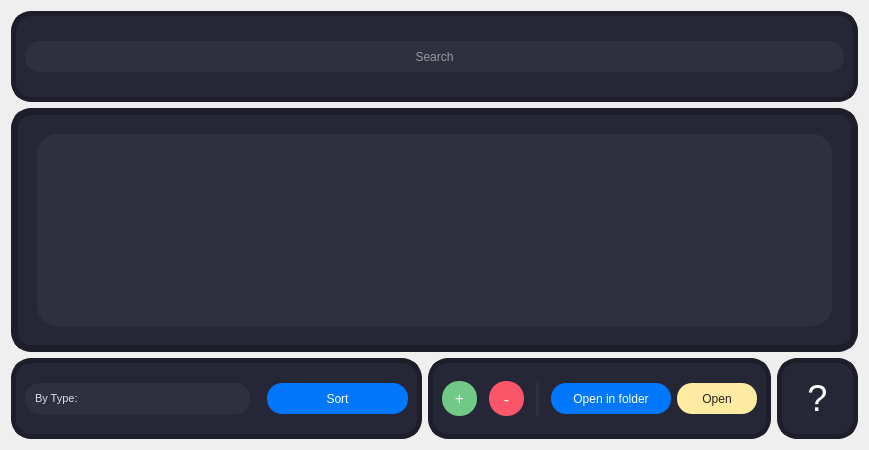
            <widget class="QWidget" name="page_2">
             <layout class="QGridLayout" name="gridLayout_9">
              <item row="0" column="0" colspan="3">
               <widget class="QFrame" name="frame_4">
                <property name="sizePolicy">
                 <sizepolicy hsizetype="Expanding" vsizetype="Fixed">
                  <horstretch>0</horstretch>
                  <verstretch>0</verstretch>
                 </sizepolicy>
                </property>
                <property name="minimumSize">
                 <size>
                  <width>841</width>
                  <height>91</height>
                 </size>
                </property>
                <property name="maximumSize">
                 <size>
                  <width>16777215</width>
                  <height>91</height>
                 </size>
                </property>
                <property name="styleSheet">
                 <string notr="true">background-color: rgb(37, 39, 54);
border-radius: 20px;
border: 5px solid  rgb(30, 29, 42);</string>
                </property>
                <property name="frameShape">
                 <enum>QFrame::StyledPanel</enum>
                </property>
                <property name="frameShadow">
                 <enum>QFrame::Raised</enum>
                </property>
                <layout class="QGridLayout" name="gridLayout_7">
                 <item row="2" column="0">
                  <spacer name="verticalSpacer_12">
                   <property name="orientation">
                    <enum>Qt::Vertical</enum>
                   </property>
                   <property name="sizeHint" stdset="0">
                    <size>
                     <width>20</width>
                     <height>7</height>
                    </size>
                   </property>
                  </spacer>
                 </item>
                 <item row="1" column="0">
                  <widget class="QLineEdit" name="fm_search_box">
                   <property name="minimumSize">
                    <size>
                     <width>801</width>
                     <height>31</height>
                    </size>
                   </property>
                   <property name="styleSheet">
                    <string notr="true">background-color: rgb(46, 48, 62);
color: rgb(255, 255, 255);
border-radius: 15px;
border: none;</string>
                   </property>
                   <property name="alignment">
                    <set>Qt::AlignCenter</set>
                   </property>
                   <property name="placeholderText">
                    <string>Search</string>
                   </property>
                  </widget>
                 </item>
                 <item row="0" column="0">
                  <spacer name="verticalSpacer_11">
                   <property name="orientation">
                    <enum>Qt::Vertical</enum>
                   </property>
                   <property name="sizeHint" stdset="0">
                    <size>
                     <width>20</width>
                     <height>7</height>
                    </size>
                   </property>
                  </spacer>
                 </item>
                </layout>
               </widget>
              </item>
              <item row="1" column="0" colspan="3">
               <widget class="QFrame" name="frame_8">
                <property name="sizePolicy">
                 <sizepolicy hsizetype="Expanding" vsizetype="Expanding">
                  <horstretch>0</horstretch>
                  <verstretch>0</verstretch>
                 </sizepolicy>
                </property>
                <property name="styleSheet">
                 <string notr="true">background-color: rgb(37, 39, 54);
border-radius: 20px;
border: 7px solid  rgb(30, 29, 42);</string>
                </property>
                <property name="frameShape">
                 <enum>QFrame::StyledPanel</enum>
                </property>
                <property name="frameShadow">
                 <enum>QFrame::Raised</enum>
                </property>
                <layout class="QGridLayout" name="gridLayout_3">
                 <item row="0" column="2">
                  <spacer name="verticalSpacer">
                   <property name="orientation">
                    <enum>Qt::Vertical</enum>
                   </property>
                   <property name="sizeType">
                    <enum>QSizePolicy::Fixed</enum>
                   </property>
                   <property name="sizeHint" stdset="0">
                    <size>
                     <width>20</width>
                     <height>10</height>
                    </size>
                   </property>
                  </spacer>
                 </item>
                 <item row="1" column="0">
                  <spacer name="horizontalSpacer">
                   <property name="orientation">
                    <enum>Qt::Horizontal</enum>
                   </property>
                   <property name="sizeType">
                    <enum>QSizePolicy::Fixed</enum>
                   </property>
                   <property name="sizeHint" stdset="0">
                    <size>
                     <width>10</width>
                     <height>20</height>
                    </size>
                   </property>
                  </spacer>
                 </item>
                 <item row="2" column="3">
                  <spacer name="horizontalSpacer_2">
                   <property name="orientation">
                    <enum>Qt::Horizontal</enum>
                   </property>
                   <property name="sizeType">
                    <enum>QSizePolicy::Fixed</enum>
                   </property>
                   <property name="sizeHint" stdset="0">
                    <size>
                     <width>10</width>
                     <height>10</height>
                    </size>
                   </property>
                  </spacer>
                 </item>
                 <item row="3" column="1">
                  <spacer name="verticalSpacer_2">
                   <property name="orientation">
                    <enum>Qt::Vertical</enum>
                   </property>
                   <property name="sizeType">
                    <enum>QSizePolicy::Fixed</enum>
                   </property>
                   <property name="sizeHint" stdset="0">
                    <size>
                     <width>10</width>
                     <height>10</height>
                    </size>
                   </property>
                  </spacer>
                 </item>
                 <item row="1" column="1" rowspan="2" colspan="2">
                  <widget class="QListWidget" name="fm_listwidget">
                   <property name="styleSheet">
                    <string notr="true">QListWidget {
    background-color: rgb(46, 48, 62);
	font: 10pt &quot;Arial&quot;;
    border: none;
    color: white; /* Make the text white */
}
QListWidget::item:selected {
    background-color: rgb(70, 73, 92); /* Slight highlight on selection */
    color: white;
}
QListWidget::item:hover {
    background-color: rgb(60, 63, 82);
}</string>
                   </property>
                  </widget>
                 </item>
                </layout>
               </widget>
              </item>
              <item row="2" column="0">
               <widget class="QFrame" name="frame_5">
                <property name="sizePolicy">
                 <sizepolicy hsizetype="Preferred" vsizetype="Fixed">
                  <horstretch>0</horstretch>
                  <verstretch>0</verstretch>
                 </sizepolicy>
                </property>
                <property name="minimumSize">
                 <size>
                  <width>411</width>
                  <height>81</height>
                 </size>
                </property>
                <property name="styleSheet">
                 <string notr="true">background-color: rgb(37, 39, 54);
border-radius: 20px;
border: 5px solid  rgb(30, 29, 42);</string>
                </property>
                <property name="frameShape">
                 <enum>QFrame::StyledPanel</enum>
                </property>
                <property name="frameShadow">
                 <enum>QFrame::Raised</enum>
                </property>
                <layout class="QGridLayout" name="gridLayout_4">
                 <item row="0" column="0">
                  <widget class="QComboBox" name="fm_sort_box">
                   <property name="sizePolicy">
                    <sizepolicy hsizetype="Expanding" vsizetype="Fixed">
                     <horstretch>0</horstretch>
                     <verstretch>0</verstretch>
                    </sizepolicy>
                   </property>
                   <property name="minimumSize">
                    <size>
                     <width>0</width>
                     <height>31</height>
                    </size>
                   </property>
                   <property name="font">
                    <font>
                     <family>Arial</family>
                     <pointsize>8</pointsize>
                     <weight>50</weight>
                     <italic>false</italic>
                     <bold>false</bold>
                    </font>
                   </property>
                   <property name="styleSheet">
                    <string notr="true">/* QComboBox Stylesheet */
QComboBox {
    background-color:  rgb(46, 48, 62);
	font: 8pt &quot;Arial&quot;;
    color: #D8DEE9;
    border: none;
    padding: 5px 10px;
    selection-background-color: #3B4252;
    border-radius: 15px;
}

QComboBox::drop-down {
    background-color:  rgb(46, 48, 62);
	font: 8pt &quot;Arial&quot;;
    border: none;
    width: 25px;
    border-top-right-radius: 15px;
    border-bottom-right-radius: 15px;
}

QComboBox QAbstractItemView {
    background-color:  rgb(46, 48, 62);
	font: 8pt &quot;Arial&quot;;
    color: #D8DEE9;
    border: none;
    selection-background-color: #3B4252;
    border-radius: 15px;
}</string>
                   </property>
                   <item>
                    <property name="text">
                     <string>By Type:</string>
                    </property>
                   </item>
                   <item>
                    <property name="text">
                     <string>By Name:</string>
                    </property>
                   </item>
                   <item>
                    <property name="text">
                     <string>By Date:</string>
                    </property>
                   </item>
                  </widget>
                 </item>
                 <item row="0" column="1">
                  <spacer name="horizontalSpacer_10">
                   <property name="orientation">
                    <enum>Qt::Horizontal</enum>
                   </property>
                   <property name="sizeType">
                    <enum>QSizePolicy::Fixed</enum>
                   </property>
                   <property name="sizeHint" stdset="0">
                    <size>
                     <width>11</width>
                     <height>20</height>
                    </size>
                   </property>
                  </spacer>
                 </item>
                 <item row="0" column="2">
                  <widget class="QPushButton" name="fm_sort_btn">
                   <property name="sizePolicy">
                    <sizepolicy hsizetype="Fixed" vsizetype="Fixed">
                     <horstretch>0</horstretch>
                     <verstretch>0</verstretch>
                    </sizepolicy>
                   </property>
                   <property name="minimumSize">
                    <size>
                     <width>141</width>
                     <height>31</height>
                    </size>
                   </property>
                   <property name="styleSheet">
                    <string notr="true">QPushButton {
background-color: rgb(1, 119, 251);
color: rgb(255, 255, 255);
border-radius: 15px;
border: none;
font: 87 8pt &quot;Arial Black&quot;;
}

QPushButton:hover {
background-color: rgb(44, 146, 255);
}

QPushButton:pressed {
background-color: rgb(255, 255, 255);
color: rgb(1, 119, 251);
}</string>
                   </property>
                   <property name="text">
                    <string>Sort</string>
                   </property>
                  </widget>
                 </item>
                </layout>
               </widget>
              </item>
              <item row="2" column="1">
               <widget class="QFrame" name="frame_6">
                <property name="sizePolicy">
                 <sizepolicy hsizetype="MinimumExpanding" vsizetype="Fixed">
                  <horstretch>0</horstretch>
                  <verstretch>0</verstretch>
                 </sizepolicy>
                </property>
                <property name="minimumSize">
                 <size>
                  <width>301</width>
                  <height>81</height>
                 </size>
                </property>
                <property name="maximumSize">
                 <size>
                  <width>16777215</width>
                  <height>16777215</height>
                 </size>
                </property>
                <property name="styleSheet">
                 <string notr="true">background-color: rgb(37, 39, 54);
border-radius: 20px;
border: 5px solid  rgb(30, 29, 42);</string>
                </property>
                <property name="frameShape">
                 <enum>QFrame::StyledPanel</enum>
                </property>
                <property name="frameShadow">
                 <enum>QFrame::Raised</enum>
                </property>
                <layout class="QGridLayout" name="gridLayout_5">
                 <item row="0" column="0">
                  <widget class="QPushButton" name="fm_add_btn">
                   <property name="sizePolicy">
                    <sizepolicy hsizetype="Fixed" vsizetype="Fixed">
                     <horstretch>0</horstretch>
                     <verstretch>0</verstretch>
                    </sizepolicy>
                   </property>
                   <property name="minimumSize">
                    <size>
                     <width>35</width>
                     <height>35</height>
                    </size>
                   </property>
                   <property name="font">
                    <font>
                     <family>Arial Black</family>
                     <pointsize>12</pointsize>
                    </font>
                   </property>
                   <property name="styleSheet">
                    <string notr="true">QPushButton {
background-color: rgb(113, 201, 136);
color: rgb(255, 255, 255);
border-radius: 17px;
border: none;
}

QPushButton:hover {
background-color: rgb(127, 227, 152);
}

QPushButton:pressed {
background-color: rgb(75, 180, 96);
}</string>
                   </property>
                   <property name="text">
                    <string>+</string>
                   </property>
                  </widget>
                 </item>
                 <item row="0" column="1">
                  <spacer name="horizontalSpacer_5">
                   <property name="orientation">
                    <enum>Qt::Horizontal</enum>
                   </property>
                   <property name="sizeType">
                    <enum>QSizePolicy::Fixed</enum>
                   </property>
                   <property name="sizeHint" stdset="0">
                    <size>
                     <width>6</width>
                     <height>20</height>
                    </size>
                   </property>
                  </spacer>
                 </item>
                 <item row="0" column="2">
                  <widget class="QPushButton" name="fm_del_btn">
                   <property name="sizePolicy">
                    <sizepolicy hsizetype="Fixed" vsizetype="Fixed">
                     <horstretch>0</horstretch>
                     <verstretch>0</verstretch>
                    </sizepolicy>
                   </property>
                   <property name="minimumSize">
                    <size>
                     <width>35</width>
                     <height>35</height>
                    </size>
                   </property>
                   <property name="font">
                    <font>
                     <family>Arial Black</family>
                     <pointsize>12</pointsize>
                    </font>
                   </property>
                   <property name="styleSheet">
                    <string notr="true">QPushButton {
background-color: rgb(250, 85, 104);
color: rgb(255, 255, 255);
border-radius: 17px;
border: none;
}

QPushButton:hover {
background-color: rgb(250, 121, 136);
}

QPushButton:pressed {
background-color: rgb(250, 66, 88);
}</string>
                   </property>
                   <property name="text">
                    <string>-</string>
                   </property>
                  </widget>
                 </item>
                 <item row="0" column="3">
                  <spacer name="horizontalSpacer_38">
                   <property name="orientation">
                    <enum>Qt::Horizontal</enum>
                   </property>
                   <property name="sizeType">
                    <enum>QSizePolicy::Fixed</enum>
                   </property>
                   <property name="sizeHint" stdset="0">
                    <size>
                     <width>6</width>
                     <height>20</height>
                    </size>
                   </property>
                  </spacer>
                 </item>
                 <item row="0" column="4">
                  <widget class="Line" name="line_8">
                   <property name="styleSheet">
                    <string notr="true">border-color: rgb(46, 48, 62);</string>
                   </property>
                   <property name="orientation">
                    <enum>Qt::Vertical</enum>
                   </property>
                  </widget>
                 </item>
                 <item row="0" column="5">
                  <spacer name="horizontalSpacer_39">
                   <property name="orientation">
                    <enum>Qt::Horizontal</enum>
                   </property>
                   <property name="sizeType">
                    <enum>QSizePolicy::Fixed</enum>
                   </property>
                   <property name="sizeHint" stdset="0">
                    <size>
                     <width>6</width>
                     <height>20</height>
                    </size>
                   </property>
                  </spacer>
                 </item>
                 <item row="0" column="6">
                  <widget class="QPushButton" name="fm_openfolder_btn">
                   <property name="sizePolicy">
                    <sizepolicy hsizetype="Expanding" vsizetype="Fixed">
                     <horstretch>0</horstretch>
                     <verstretch>0</verstretch>
                    </sizepolicy>
                   </property>
                   <property name="minimumSize">
                    <size>
                     <width>120</width>
                     <height>31</height>
                    </size>
                   </property>
                   <property name="styleSheet">
                    <string notr="true">QPushButton {
background-color: rgb(1, 119, 251);
color: rgb(255, 255, 255);
border-radius: 15px;
border: none;
font: 87 8pt &quot;Arial Black&quot;;
}

QPushButton:hover {
background-color: rgb(44, 146, 255);
}

QPushButton:pressed {
background-color: rgb(255, 255, 255);
color: rgb(1, 119, 251);
}</string>
                   </property>
                   <property name="text">
                    <string>Open in folder</string>
                   </property>
                  </widget>
                 </item>
                 <item row="0" column="7">
                  <widget class="QPushButton" name="fm_open_btn">
                   <property name="sizePolicy">
                    <sizepolicy hsizetype="Expanding" vsizetype="Fixed">
                     <horstretch>0</horstretch>
                     <verstretch>0</verstretch>
                    </sizepolicy>
                   </property>
                   <property name="minimumSize">
                    <size>
                     <width>80</width>
                     <height>31</height>
                    </size>
                   </property>
                   <property name="styleSheet">
                    <string notr="true">QPushButton {
background-color:#FFEBA1;
color: rgb(34, 34, 34);
border-radius: 15px;
border: none;
font: 87 8pt &quot;Arial Black&quot;;
}

QPushButton:hover {
background-color: rgb(255, 255, 255);
border-radius: 15px;
}

QPushButton:pressed {
background-color: rgb(251, 255, 121);
color: rgb(0, 0, 0);
}</string>
                   </property>
                   <property name="text">
                    <string>Open</string>
                   </property>
                  </widget>
                 </item>
                </layout>
               </widget>
              </item>
              <item row="2" column="2">
               <widget class="QFrame" name="frame_7">
                <property name="sizePolicy">
                 <sizepolicy hsizetype="Fixed" vsizetype="Fixed">
                  <horstretch>0</horstretch>
                  <verstretch>0</verstretch>
                 </sizepolicy>
                </property>
                <property name="minimumSize">
                 <size>
                  <width>81</width>
                  <height>81</height>
                 </size>
                </property>
                <property name="styleSheet">
                 <string notr="true">background-color: rgb(37, 39, 54);
color: rgb(255, 255, 255);
border-radius: 20px;
border: 5px solid  rgb(30, 29, 42);</string>
                </property>
                <property name="frameShape">
                 <enum>QFrame::StyledPanel</enum>
                </property>
                <property name="frameShadow">
                 <enum>QFrame::Raised</enum>
                </property>
                <layout class="QGridLayout" name="gridLayout_8">
                 <item row="0" column="0">
                  <widget class="QPushButton" name="guide2_btn">
                   <property name="font">
                    <font>
                     <pointsize>27</pointsize>
                    </font>
                   </property>
                   <property name="styleSheet">
                    <string notr="true">QPushButton {
color: rgb(255, 255, 255);
border: none;
}

QPushButton:hover {
color: rgb(79, 162, 251);
}

QPushButton:pressed {
color: rgb(1, 119, 251);
}</string>
                   </property>
                   <property name="text">
                    <string>?</string>
                   </property>
                  </widget>
                 </item>
                </layout>
               </widget>
              </item>
             </layout>
            </widget>
